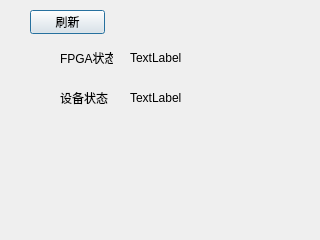
<?xml version="1.0" encoding="UTF-8"?>
<ui version="4.0">
 <class>FPGA</class>
 <widget class="QDialog" name="FPGA">
  <property name="geometry">
   <rect>
    <x>0</x>
    <y>0</y>
    <width>320</width>
    <height>240</height>
   </rect>
  </property>
  <property name="windowTitle">
   <string>FPGA</string>
  </property>
  <widget class="QLabel" name="label">
   <property name="geometry">
    <rect>
     <x>60</x>
     <y>50</y>
     <width>53</width>
     <height>16</height>
    </rect>
   </property>
   <property name="text">
    <string>FPGA状态：</string>
   </property>
  </widget>
  <widget class="QLabel" name="label_2">
   <property name="geometry">
    <rect>
     <x>60</x>
     <y>90</y>
     <width>53</width>
     <height>16</height>
    </rect>
   </property>
   <property name="text">
    <string>设备状态</string>
   </property>
  </widget>
  <widget class="QLabel" name="label_led1">
   <property name="geometry">
    <rect>
     <x>130</x>
     <y>50</y>
     <width>53</width>
     <height>16</height>
    </rect>
   </property>
   <property name="text">
    <string>TextLabel</string>
   </property>
  </widget>
  <widget class="QLabel" name="label_led2">
   <property name="geometry">
    <rect>
     <x>130</x>
     <y>90</y>
     <width>53</width>
     <height>16</height>
    </rect>
   </property>
   <property name="text">
    <string>TextLabel</string>
   </property>
  </widget>
  <widget class="QPushButton" name="pushButton">
   <property name="geometry">
    <rect>
     <x>30</x>
     <y>10</y>
     <width>75</width>
     <height>24</height>
    </rect>
   </property>
   <property name="text">
    <string>刷新</string>
   </property>
  </widget>
 </widget>
 <resources/>
 <connections/>
</ui>
